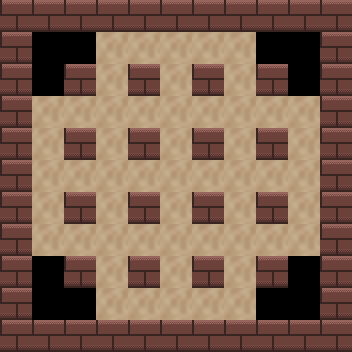

The image is a tile-based game level rendered from a .tmx file. Its description and complete source (layers, tilesets, objects, tile grids) follow:
An orthogonal 11x11 tile map with 32x32 px tiles, 2 tile layers (walls, destroyable_walls).

<map version="1.5" tiledversion="1.7.0" orientation="orthogonal" renderorder="right-down" width="11" height="11" tilewidth="32" tileheight="32" infinite="0" nextlayerid="3" nextobjectid="1">
 <editorsettings>
  <export target="Tiled_BaseMap.json" format="json" />
 </editorsettings>
 <tileset firstgid="1" source="Tiled_Tiles.tsx" />
 <layer id="1" name="walls" width="11" height="11">
  <data encoding="csv">
4,4,4,4,4,4,4,4,4,4,4,
4,0,0,0,0,0,0,0,0,0,4,
4,0,4,0,4,0,4,0,4,0,4,
4,0,0,0,0,0,0,0,0,0,4,
4,0,4,0,4,0,4,0,4,0,4,
4,0,0,0,0,0,0,0,0,0,4,
4,0,4,0,4,0,4,0,4,0,4,
4,0,0,0,0,0,0,0,0,0,4,
4,0,4,0,4,0,4,0,4,0,4,
4,0,0,0,0,0,0,0,0,0,4,
4,4,4,4,4,4,4,4,4,4,4
</data>
 </layer>
 <layer id="2" name="destroyable_walls" width="11" height="11">
  <data encoding="csv">
0,0,0,0,0,0,0,0,0,0,0,
0,0,0,2,2,2,2,2,0,0,0,
0,0,0,2,0,2,0,2,0,0,0,
0,2,2,2,2,2,2,2,2,2,0,
0,2,0,2,0,2,0,2,0,2,0,
0,2,2,2,2,2,2,2,2,2,0,
0,2,0,2,0,2,0,2,3,2,0,
0,2,2,2,2,2,2,2,2,2,0,
0,0,0,2,0,2,0,2,0,0,0,
0,0,0,2,2,2,2,2,0,0,0,
0,0,0,0,0,0,0,0,0,0,0
</data>
 </layer>
</map>